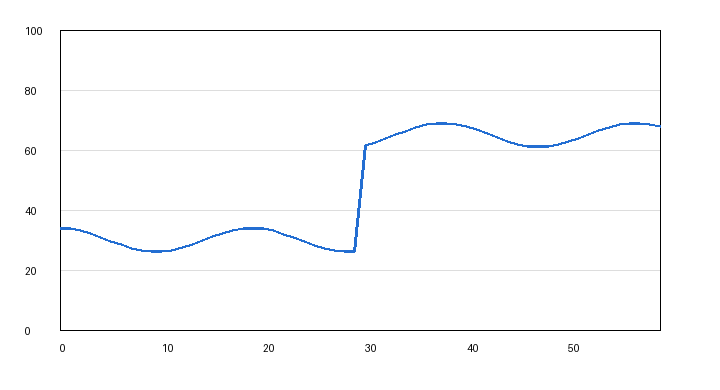
#> input picture sample_images/shift.png, 720 x 390 px
$ python -i extraction.py   (imports and definitions only)
#> lines starting #> are read from the running program, lines starting #| are printed output that depends on the picture; after the words box and inside, x2 and y2 are one past the last pixel; in counts of white or black regions, pixels touching at a corner belong together
"""Curve extraction for framed line charts and simple open price/area charts."""
import cv2
import numpy as np
import pandas as pd


# [151 lines left out: functions suggest_curve_color, _color_mask, suggest_observation_count, _leading_extension, _open_plot_area, not called in this run]


def detect_plot_area(image):
    """Prefer four supported borders; otherwise seek a coherent open grid and curve."""
    gray = cv2.cvtColor(np.asarray(image), cv2.COLOR_RGB2GRAY)
    height, width = gray.shape
#> height = 390; width = 720
    dark = (gray < 210).astype('uint8') * 255
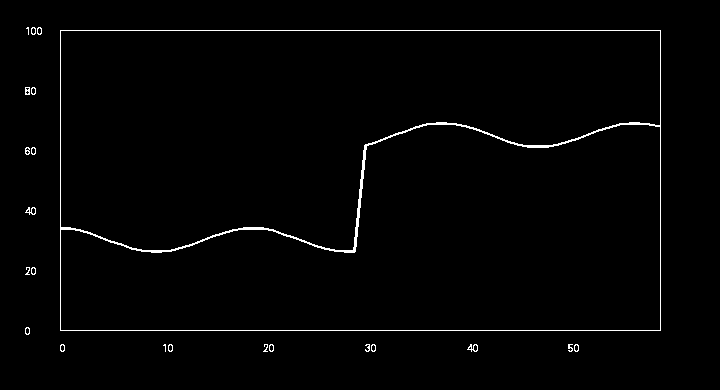
#> dark: shape (390, 720); 1.4% white in thin lines or dots, all inside (x1, y1, x2, y2) = (25, 27, 661, 352)
    horizontal = cv2.morphologyEx(dark, cv2.MORPH_OPEN,
                                 np.ones((1, max(15, width // 4) | 1), np.uint8))
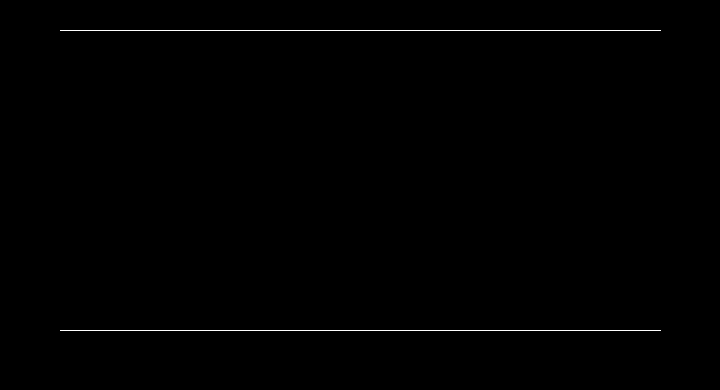
#> horizontal: shape (390, 720); 0.43% white in thin lines or dots, all inside (x1, y1, x2, y2) = (60, 30, 661, 331)
    vertical = cv2.morphologyEx(dark, cv2.MORPH_OPEN,
                               np.ones((max(15, height // 4) | 1, 1), np.uint8))
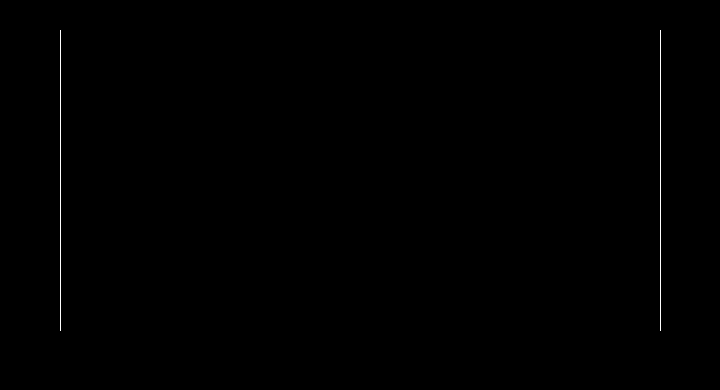
#> vertical: shape (390, 720); 0.21% white in thin lines or dots, all inside (x1, y1, x2, y2) = (60, 30, 661, 331)
    lines = cv2.bitwise_or(horizontal, vertical)
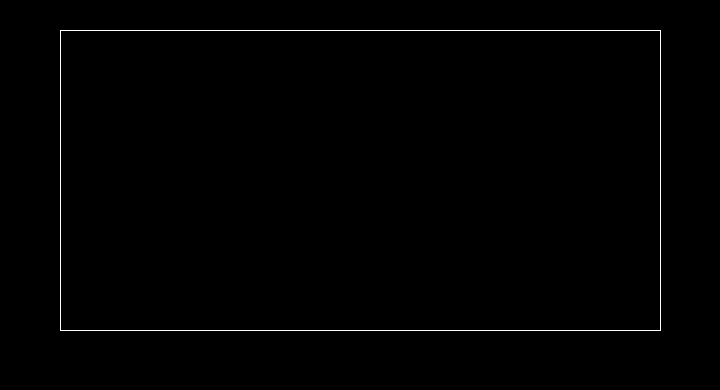
#> lines: shape (390, 720); 0.64% white in thin lines or dots, all inside (x1, y1, x2, y2) = (60, 30, 661, 331)
    contours, _ = cv2.findContours(lines, cv2.RETR_EXTERNAL, cv2.CHAIN_APPROX_SIMPLE)
#> contours = [[[60, 30], [60, 330], [660, 330], [660, 30]]]
    candidates = []
    for contour in contours:
        left, top, w, h = cv2.boundingRect(contour)
        if w < width * .3 or h < height * .25:
            continue
        right, bottom = left+w-1, top+h-1
        border_scores = [
            np.mean(np.any(horizontal[max(0, y-2):min(height, y+3), left:right+1], axis=0))
            for y in (top, bottom)
        ] + [
            np.mean(np.any(vertical[top:bottom+1, max(0, x-2):min(width, x+3)], axis=1))
            for x in (left, right)
        ]
        if min(border_scores) >= .8:
            candidates.append((w*h, (left, top, right, bottom)))
#> this loop made 1 pass
#> (contour, left, top, w, h, right, bottom, border_scores) on pass 1: ([[60, 30], [60, 330], [660, 330], [660, 30]], 60, 30, 601, 301, 660, 330, [1, 1, 1, 1])
#> after the loop, candidates = [(180901, (60, 30, 660, 330))]
    if not candidates:
        return _open_plot_area(image)
    candidates.sort(reverse=True)
    if len(candidates) > 1 and candidates[1][0] > .7*candidates[0][0]:
        raise ValueError('Multiple possible plot areas detected. Enter the rectangle manually.')
    return candidates[0][1]


# [52 lines left out: function extract, not called in this run]

>>> import cv2
>>> picture = cv2.cvtColor(cv2.imread('sample_images/shift.png'), cv2.COLOR_BGR2RGB)
>>> result = detect_plot_area(picture)
#> result = (60, 30, 660, 330)

$ run again, on sample_images/trend.png
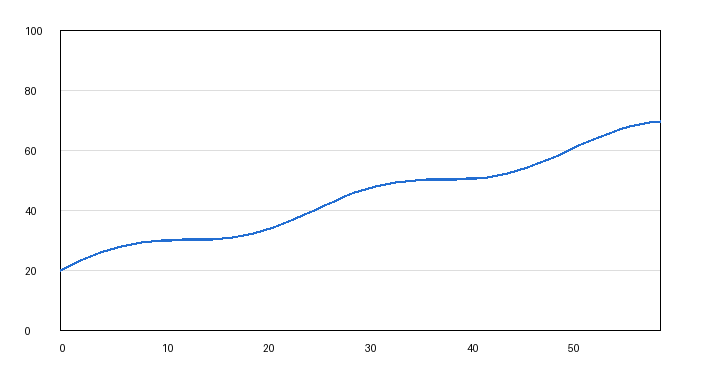
#> input picture sample_images/trend.png, 720 x 390 px
#> in detect_plot_area, `dark = (gray < 210).astype('uint8') * 255`:
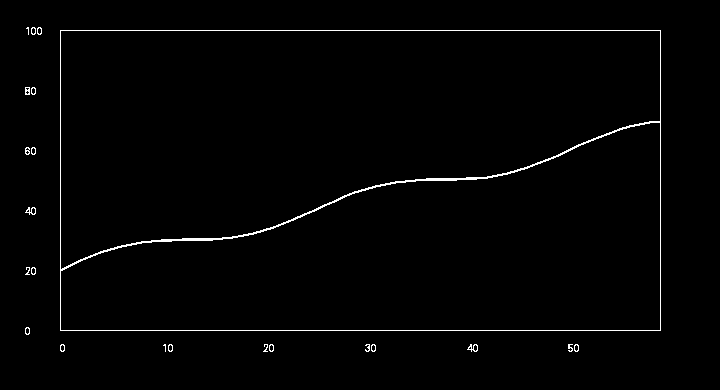
#> dark: shape (390, 720); 1.3% white in thin lines or dots, all inside (x1, y1, x2, y2) = (25, 27, 661, 352)
#> horizontal: shape (390, 720); 0.43% white in thin lines or dots, all inside (x1, y1, x2, y2) = (60, 30, 661, 331)
#> contours = [[[60, 30], [60, 330], [660, 330], [660, 30]]]
#> the loop in detect_plot_area, `for contour in contours:` made 1 pass
#> (contour, left, top, w, h, right, bottom, border_scores) on pass 1: ([[60, 30], [60, 330], [660, 330], [660, 30]], 60, 30, 601, 301, 660, 330, [1, 1, 1, 1])
#> after the loop in detect_plot_area, `for contour in contours:`: candidates = [(180901, (60, 30, 660, 330))]
#> result = (60, 30, 660, 330)

$ run again, on sample_images/wave.png
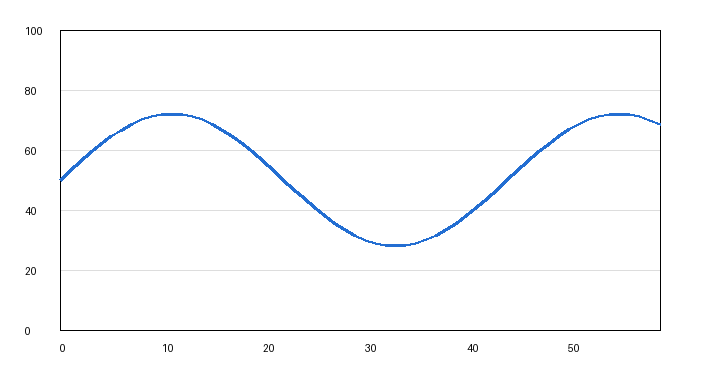
#> input picture sample_images/wave.png, 720 x 390 px
#> in detect_plot_area, `dark = (gray < 210).astype('uint8') * 255`:
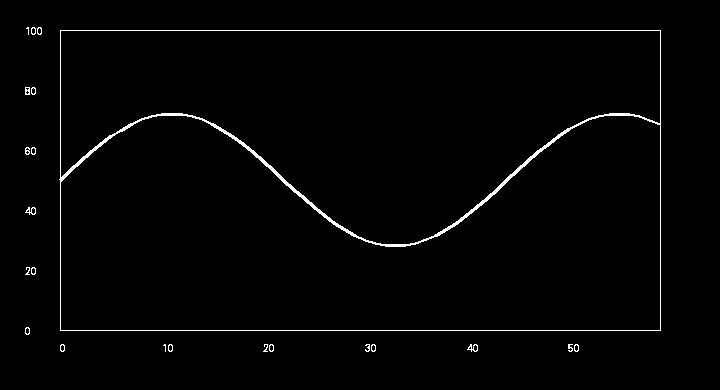
#> dark: shape (390, 720); 1.6% white in thin lines or dots, all inside (x1, y1, x2, y2) = (25, 27, 661, 352)
#> horizontal: shape (390, 720); 0.43% white in thin lines or dots, all inside (x1, y1, x2, y2) = (60, 30, 661, 331)
#> contours = [[[60, 30], [60, 330], [660, 330], [660, 30]]]
#> the loop in detect_plot_area, `for contour in contours:` made 1 pass
#> (contour, left, top, w, h, right, bottom, border_scores) on pass 1: ([[60, 30], [60, 330], [660, 330], [660, 30]], 60, 30, 601, 301, 660, 330, [1, 1, 1, 1])
#> after the loop in detect_plot_area, `for contour in contours:`: candidates = [(180901, (60, 30, 660, 330))]
#> result = (60, 30, 660, 330)
